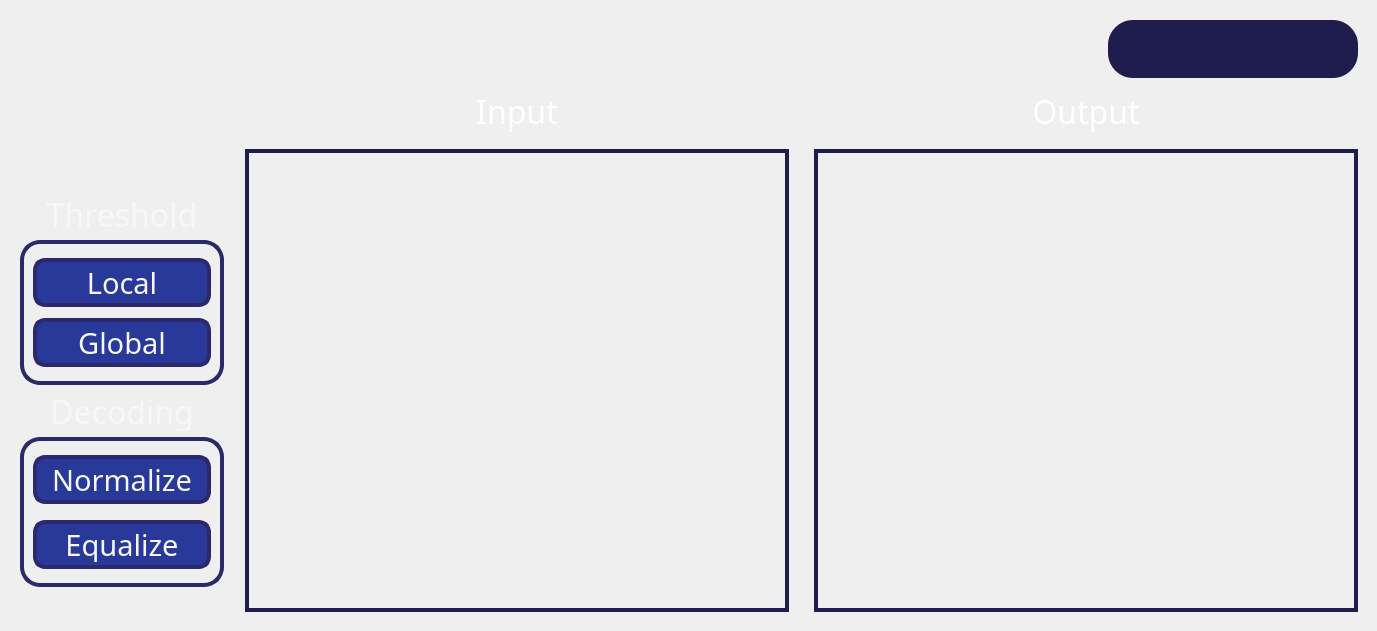
      <widget class="QWidget" name="thresholdTab">
       <attribute name="title">
        <string>Threshold</string>
       </attribute>
       <widget class="QWidget" name="layoutWidget_2">
        <property name="geometry">
         <rect>
          <x>240</x>
          <y>10</y>
          <width>1128</width>
          <height>612</height>
         </rect>
        </property>
        <layout class="QVBoxLayout" name="verticalLayout_33">
         <property name="leftMargin">
          <number>5</number>
         </property>
         <property name="topMargin">
          <number>10</number>
         </property>
         <property name="rightMargin">
          <number>10</number>
         </property>
         <property name="bottomMargin">
          <number>10</number>
         </property>
         <item>
          <layout class="QHBoxLayout" name="horizontalLayout_15">
           <item>
            <spacer name="horizontalSpacer_3">
             <property name="orientation">
              <enum>Qt::Horizontal</enum>
             </property>
             <property name="sizeHint" stdset="0">
              <size>
               <width>40</width>
               <height>20</height>
              </size>
             </property>
            </spacer>
           </item>
           <item>
            <widget class="QFrame" name="frame_13">
             <property name="minimumSize">
              <size>
               <width>250</width>
               <height>0</height>
              </size>
             </property>
             <property name="maximumSize">
              <size>
               <width>400</width>
               <height>16777215</height>
              </size>
             </property>
             <property name="styleSheet">
              <string notr="true">background-color: #1f1c4e;
border-radius:25px;</string>
             </property>
             <property name="frameShape">
              <enum>QFrame::StyledPanel</enum>
             </property>
             <property name="frameShadow">
              <enum>QFrame::Raised</enum>
             </property>
             <layout class="QGridLayout" name="gridLayout_15">
              <property name="leftMargin">
               <number>0</number>
              </property>
              <property name="rightMargin">
               <number>0</number>
              </property>
              <property name="verticalSpacing">
               <number>10</number>
              </property>
              <item row="0" column="0">
               <layout class="QHBoxLayout" name="horizontalLayout_16">
                <property name="spacing">
                 <number>5</number>
                </property>
                <item>
                 <widget class="QPushButton" name="importButton_3">
                  <property name="minimumSize">
                   <size>
                    <width>60</width>
                    <height>40</height>
                   </size>
                  </property>
                  <property name="maximumSize">
                   <size>
                    <width>50</width>
                    <height>70</height>
                   </size>
                  </property>
                  <property name="toolTip">
                   <string>Upload File</string>
                  </property>
                  <property name="styleSheet">
                   <string notr="true">QPushButton {
    appearance: button;
    background: rgba(74, 74, 74, 0);
    border-radius: 10px;
	
	image: url(icons/upload-square-svgrepo-com.png);
	icon-size: 40px; /* Set the desired icon size */
}

QPushButton:hover {
    background-color: rgb(255, 255, 255);
	image: url(icons/upload-square-svgrepo-com (1).png);
	icon-size: 40px; /* Set the desired icon size */
}
QPushButton:pressed {
    background-color: #A0A0A0; /* Set the desired color when the button is pressed */
}</string>
                  </property>
                  <property name="text">
                   <string/>
                  </property>
                 </widget>
                </item>
                <item>
                 <widget class="QPushButton" name="resetButton_3">
                  <property name="minimumSize">
                   <size>
                    <width>60</width>
                    <height>40</height>
                   </size>
                  </property>
                  <property name="maximumSize">
                   <size>
                    <width>50</width>
                    <height>70</height>
                   </size>
                  </property>
                  <property name="toolTip">
                   <string>&lt;html&gt;&lt;head/&gt;&lt;body&gt;&lt;p&gt;Reset&lt;/p&gt;&lt;/body&gt;&lt;/html&gt;</string>
                  </property>
                  <property name="styleSheet">
                   <string notr="true">QPushButton {
    appearance: button;
    background: rgba(74, 74, 74, 0);
    border-radius: 20px;
	
	image: url(icons/reset-svgrepo-com.png);
	icon-size: 40px; /* Set the desired icon size */
}

QPushButton:hover {
    background-color: rgb(255, 255, 255);
	image: url(icons/reset-svgrepo-com (1).png);
	icon-size: 40px; /* Set the desired icon size */
}
QPushButton:pressed {
    background-color: #A0A0A0; /* Set the desired color when the button is pressed */
}</string>
                  </property>
                  <property name="text">
                   <string/>
                  </property>
                  <property name="iconSize">
                   <size>
                    <width>40</width>
                    <height>40</height>
                   </size>
                  </property>
                 </widget>
                </item>
                <item>
                 <widget class="QPushButton" name="clearButton_3">
                  <property name="minimumSize">
                   <size>
                    <width>60</width>
                    <height>40</height>
                   </size>
                  </property>
                  <property name="maximumSize">
                   <size>
                    <width>50</width>
                    <height>70</height>
                   </size>
                  </property>
                  <property name="toolTip">
                   <string>&lt;html&gt;&lt;head/&gt;&lt;body&gt;&lt;p&gt;Clear&lt;/p&gt;&lt;/body&gt;&lt;/html&gt;</string>
                  </property>
                  <property name="styleSheet">
                   <string notr="true">QPushButton {
    appearance: button;
    background: rgba(74, 74, 74, 0);
    border-radius: 20px;
	
	image: url(icons/clear-circle-svgrepo-com.png);
	icon-size: 40px; /* Set the desired icon size */
}

QPushButton:hover {
    background-color: rgb(255, 255, 255);
	
	image: url(icons/clear-circle-svgrepo-com (1).png);
	icon-size: 40px; /* Set the desired icon size */
}
QPushButton:pressed {
    background-color: #A0A0A0; /* Set the desired color when the button is pressed */
}</string>
                  </property>
                  <property name="text">
                   <string/>
                  </property>
                  <property name="iconSize">
                   <size>
                    <width>40</width>
                    <height>40</height>
                   </size>
                  </property>
                 </widget>
                </item>
               </layout>
              </item>
             </layout>
            </widget>
           </item>
          </layout>
         </item>
         <item>
          <layout class="QHBoxLayout" name="horizontalLayout_17">
           <property name="spacing">
            <number>15</number>
           </property>
           <property name="topMargin">
            <number>5</number>
           </property>
           <item>
            <layout class="QVBoxLayout" name="verticalLayout_34" stretch="0,4">
             <property name="rightMargin">
              <number>5</number>
             </property>
             <item>
              <widget class="QLabel" name="inputLabel_threshold">
               <property name="font">
                <font>
                 <family>Impact</family>
                 <pointsize>24</pointsize>
                 <bold>false</bold>
                </font>
               </property>
               <property name="styleSheet">
                <string notr="true">QLabel{
	color: white;
	border:none;
}</string>
               </property>
               <property name="text">
                <string>Input</string>
               </property>
               <property name="alignment">
                <set>Qt::AlignCenter</set>
               </property>
              </widget>
             </item>
             <item>
              <widget class="QWidget" name="thresholdInput" native="true">
               <property name="styleSheet">
                <string notr="true">	border: 4px solid #1f1c4e;
</string>
               </property>
              </widget>
             </item>
            </layout>
           </item>
           <item>
            <layout class="QVBoxLayout" name="verticalLayout_35" stretch="0,4">
             <property name="leftMargin">
              <number>5</number>
             </property>
             <item>
              <widget class="QLabel" name="outputLabel_2">
               <property name="font">
                <font>
                 <family>Impact</family>
                 <pointsize>24</pointsize>
                 <bold>false</bold>
                </font>
               </property>
               <property name="styleSheet">
                <string notr="true">QLabel{
	color: white;
	border:none;
}</string>
               </property>
               <property name="text">
                <string>Output</string>
               </property>
               <property name="alignment">
                <set>Qt::AlignCenter</set>
               </property>
              </widget>
             </item>
             <item>
              <widget class="QWidget" name="thresholdOutput" native="true">
               <property name="styleSheet">
                <string notr="true">	border: 4px solid #1f1c4e;</string>
               </property>
              </widget>
             </item>
            </layout>
           </item>
          </layout>
         </item>
        </layout>
       </widget>
       <widget class="QWidget" name="layoutWidget_3">
        <property name="geometry">
         <rect>
          <x>0</x>
          <y>10</y>
          <width>224</width>
          <height>612</height>
         </rect>
        </property>
        <layout class="QVBoxLayout" name="verticalLayout_36">
         <property name="leftMargin">
          <number>20</number>
         </property>
         <item>
          <spacer name="verticalSpacer_12">
           <property name="orientation">
            <enum>Qt::Vertical</enum>
           </property>
           <property name="sizeType">
            <enum>QSizePolicy::Maximum</enum>
           </property>
           <property name="sizeHint" stdset="0">
            <size>
             <width>20</width>
             <height>190</height>
            </size>
           </property>
          </spacer>
         </item>
         <item>
          <widget class="QLabel" name="thresholdLabel">
           <property name="maximumSize">
            <size>
             <width>16777215</width>
             <height>40</height>
            </size>
           </property>
           <property name="font">
            <font>
             <family>Impact</family>
             <pointsize>24</pointsize>
             <bold>false</bold>
            </font>
           </property>
           <property name="styleSheet">
            <string notr="true">QLabel{
	color: rgb(247, 247, 247);
background: rgba(74, 74, 74, 0);
	border:none;
}</string>
           </property>
           <property name="text">
            <string>Threshold</string>
           </property>
           <property name="textFormat">
            <enum>Qt::AutoText</enum>
           </property>
           <property name="alignment">
            <set>Qt::AlignCenter</set>
           </property>
          </widget>
         </item>
         <item>
          <widget class="QFrame" name="frame_4">
           <property name="styleSheet">
            <string notr="true">QFrame{
	border-radius:20px;
	border: 4px solid rgb(43, 40, 108);
}</string>
           </property>
           <property name="frameShape">
            <enum>QFrame::StyledPanel</enum>
           </property>
           <property name="frameShadow">
            <enum>QFrame::Raised</enum>
           </property>
           <layout class="QGridLayout" name="gridLayout_16">
            <item row="1" column="0">
             <layout class="QHBoxLayout" name="horizontalLayout_18">
              <property name="topMargin">
               <number>5</number>
              </property>
              <property name="bottomMargin">
               <number>5</number>
              </property>
              <item>
               <widget class="QPushButton" name="localThreshold">
                <property name="minimumSize">
                 <size>
                  <width>0</width>
                  <height>0</height>
                 </size>
                </property>
                <property name="maximumSize">
                 <size>
                  <width>16777215</width>
                  <height>16777215</height>
                 </size>
                </property>
                <property name="font">
                 <font>
                  <family>Impact</family>
                  <pointsize>22</pointsize>
                  <bold>false</bold>
                 </font>
                </property>
                <property name="layoutDirection">
                 <enum>Qt::LeftToRight</enum>
                </property>
                <property name="autoFillBackground">
                 <bool>false</bool>
                </property>
                <property name="styleSheet">
                 <string notr="true">QPushButton{
appearance: button;
backface-visibility: hidden;
background-color: #283999;
border-radius: 12px;
border: 4px solid rgb(43, 40, 108);
box-shadow: rgba(50, 50, 93, .1) 0 0 0 1px inset,rgba(50, 50, 93, .1) 0 2px 5px 0,rgba(0, 0, 0, .07) 0 1px 1px 0;
	color: rgb(247, 247, 247);
cursor: pointer;
font-size: 100%;
height: 35px;
padding: 3px 5px;
position: relative;
text-align: center;
}
QPushButton:hover{
background-color: #3348c1;
}
QPushButton:pressed{
background-color: #1c2973;
}</string>
                </property>
                <property name="text">
                 <string>Local</string>
                </property>
                <property name="autoDefault">
                 <bool>false</bool>
                </property>
               </widget>
              </item>
             </layout>
            </item>
            <item row="2" column="0">
             <widget class="QPushButton" name="globalThreshold">
              <property name="minimumSize">
               <size>
                <width>0</width>
                <height>0</height>
               </size>
              </property>
              <property name="maximumSize">
               <size>
                <width>16777215</width>
                <height>16777215</height>
               </size>
              </property>
              <property name="font">
               <font>
                <family>Impact</family>
                <pointsize>22</pointsize>
                <bold>false</bold>
               </font>
              </property>
              <property name="layoutDirection">
               <enum>Qt::LeftToRight</enum>
              </property>
              <property name="autoFillBackground">
               <bool>false</bool>
              </property>
              <property name="styleSheet">
               <string notr="true">QPushButton{
appearance: button;
backface-visibility: hidden;
background-color: #283999;
border-radius: 12px;
border: 4px solid rgb(43, 40, 108);
box-shadow: rgba(50, 50, 93, .1) 0 0 0 1px inset,rgba(50, 50, 93, .1) 0 2px 5px 0,rgba(0, 0, 0, .07) 0 1px 1px 0;
	color: rgb(247, 247, 247);
cursor: pointer;
font-size: 100%;
height: 35px;
padding: 3px 5px;
margin-bottom:5px;
position: relative;
text-align: center;
}
QPushButton:hover{
background-color: #3348c1;
}
QPushButton:pressed{
background-color: #1c2973;
}</string>
              </property>
              <property name="text">
               <string>Global</string>
              </property>
              <property name="autoDefault">
               <bool>false</bool>
              </property>
             </widget>
            </item>
           </layout>
          </widget>
         </item>
         <item>
          <widget class="QLabel" name="decodingLabel">
           <property name="maximumSize">
            <size>
             <width>16777215</width>
             <height>40</height>
            </size>
           </property>
           <property name="font">
            <font>
             <family>Impact</family>
             <pointsize>24</pointsize>
             <bold>false</bold>
            </font>
           </property>
           <property name="styleSheet">
            <string notr="true">QLabel{
	color: rgb(247, 247, 247);
background: rgba(74, 74, 74, 0);
	border:none;
}</string>
           </property>
           <property name="text">
            <string>Decoding</string>
           </property>
           <property name="textFormat">
            <enum>Qt::AutoText</enum>
           </property>
           <property name="alignment">
            <set>Qt::AlignCenter</set>
           </property>
          </widget>
         </item>
         <item>
          <widget class="QFrame" name="frame_9">
           <property name="styleSheet">
            <string notr="true">QFrame{
	border-radius:20px;
	border: 4px solid rgb(43, 40, 108);
}</string>
           </property>
           <property name="frameShape">
            <enum>QFrame::StyledPanel</enum>
           </property>
           <property name="frameShadow">
            <enum>QFrame::Raised</enum>
           </property>
           <layout class="QGridLayout" name="gridLayout_17">
            <item row="1" column="0">
             <layout class="QHBoxLayout" name="horizontalLayout_19">
              <item>
               <widget class="QPushButton" name="normalizeButton">
                <property name="minimumSize">
                 <size>
                  <width>0</width>
                  <height>0</height>
                 </size>
                </property>
                <property name="maximumSize">
                 <size>
                  <width>16777215</width>
                  <height>16777215</height>
                 </size>
                </property>
                <property name="font">
                 <font>
                  <family>Impact</family>
                  <pointsize>22</pointsize>
                  <bold>false</bold>
                 </font>
                </property>
                <property name="layoutDirection">
                 <enum>Qt::LeftToRight</enum>
                </property>
                <property name="autoFillBackground">
                 <bool>false</bool>
                </property>
                <property name="styleSheet">
                 <string notr="true">QPushButton{
appearance: button;
backface-visibility: hidden;
background-color: #283999;
border-radius: 12px;
border: 4px solid rgb(43, 40, 108);
box-shadow: rgba(50, 50, 93, .1) 0 0 0 1px inset,rgba(50, 50, 93, .1) 0 2px 5px 0,rgba(0, 0, 0, .07) 0 1px 1px 0;
	color: rgb(247, 247, 247);
cursor: pointer;
font-size: 100%;
height: 35px;
padding: 3px 5px;
margin:5px 0;
position: relative;
text-align: center;
}
QPushButton:hover{
background-color: #3348c1;
}
QPushButton:pressed{
background-color: #1c2973;
}</string>
                </property>
                <property name="text">
                 <string>Normalize</string>
                </property>
                <property name="autoDefault">
                 <bool>false</bool>
                </property>
               </widget>
              </item>
             </layout>
            </item>
            <item row="2" column="0">
             <widget class="QPushButton" name="equalizeButoon">
              <property name="minimumSize">
               <size>
                <width>0</width>
                <height>0</height>
               </size>
              </property>
              <property name="maximumSize">
               <size>
                <width>16777215</width>
                <height>16777215</height>
               </size>
              </property>
              <property name="font">
               <font>
                <family>Impact</family>
                <pointsize>22</pointsize>
                <bold>false</bold>
               </font>
              </property>
              <property name="layoutDirection">
               <enum>Qt::LeftToRight</enum>
              </property>
              <property name="autoFillBackground">
               <bool>false</bool>
              </property>
              <property name="styleSheet">
               <string notr="true">QPushButton{
appearance: button;
backface-visibility: hidden;
background-color: #283999;
border-radius: 12px;
border: 4px solid rgb(43, 40, 108);
box-shadow: rgba(50, 50, 93, .1) 0 0 0 1px inset,rgba(50, 50, 93, .1) 0 2px 5px 0,rgba(0, 0, 0, .07) 0 1px 1px 0;
	color: rgb(247, 247, 247);
cursor: pointer;
font-size: 100%;
height: 35px;
margin:5px 0;
padding: 3px 5px;
position: relative;
text-align: center;
}
QPushButton:hover{
background-color: #3348c1;
}
QPushButton:pressed{
background-color: #1c2973;
}</string>
              </property>
              <property name="text">
               <string>Equalize</string>
              </property>
              <property name="autoDefault">
               <bool>false</bool>
              </property>
             </widget>
            </item>
           </layout>
          </widget>
         </item>
         <item>
          <spacer name="verticalSpacer_13">
           <property name="orientation">
            <enum>Qt::Vertical</enum>
           </property>
           <property name="sizeHint" stdset="0">
            <size>
             <width>20</width>
             <height>40</height>
            </size>
           </property>
          </spacer>
         </item>
        </layout>
       </widget>
      </widget>
